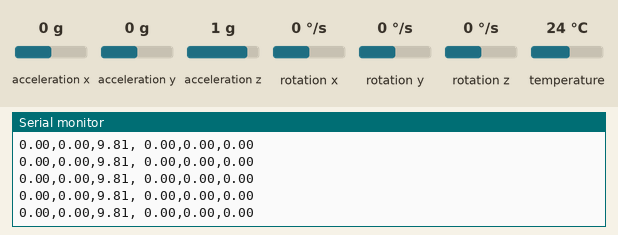
Bench run of a sketch on a simulated Arduino Leonardo, built with avr-gcc and run on an emulated ATmega32U4. Parts: the last lines printed to the serial monitor. The inputs (shaded band) are chosen by the test bench; at power-on: acceleration x 0 g, acceleration y 0 g, acceleration z 1 g, rotation x 0 °/s, rotation y 0 °/s, rotation z 0 °/s, temperature 24 °C.

Above: at 1.3 s.
1.4 s: acceleration x set to -1.4 g
At 2.0 s:
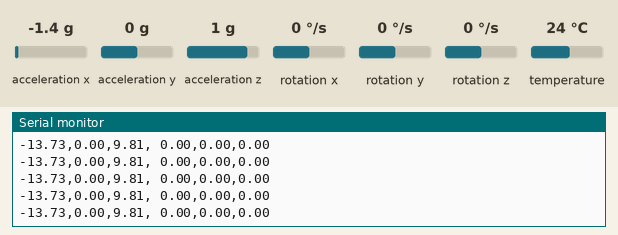
2.9 s: acceleration y set to -1.4 g
At 3.8 s:
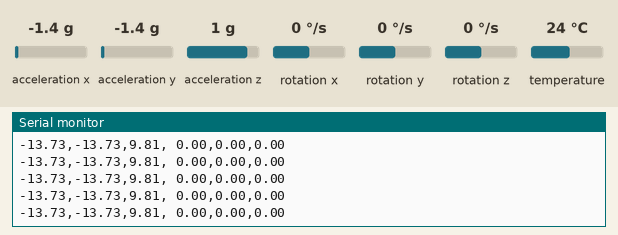
4.4 s: acceleration z set to 1.4 g
At 5.4 s:
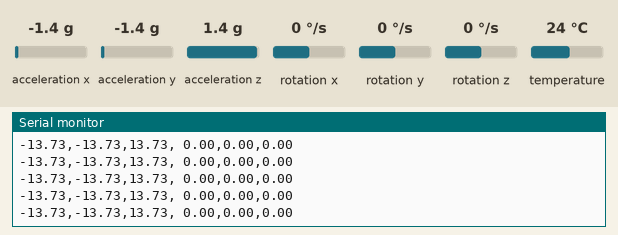
7.4 s: acceleration x set to -0.8 g
At 7.9 s:
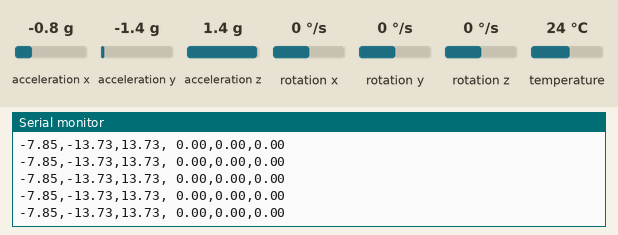
10.4 s: rotation x set to -192 °/s
At 11.1 s:
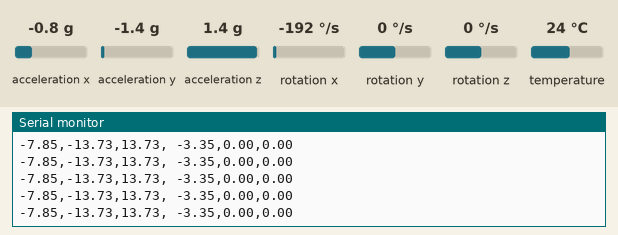
11.9 s: acceleration y set to 0 g
At 12.6 s:
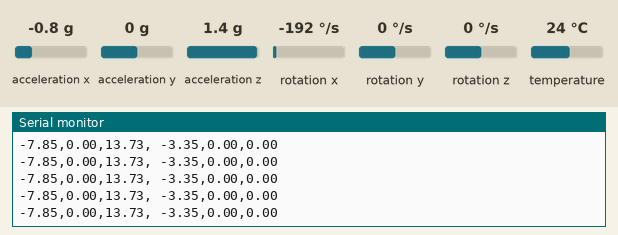
Timing chart, 0 to 14.9 s (numbered marks = the images above; inputs shaded):
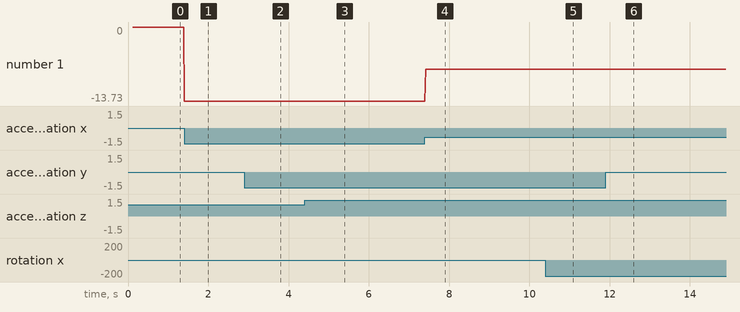

Measured:
- after the input at 1.4 s, the serial monitor: prints a new line at once (image 1)
- after the input at 2.9 s, the serial monitor: prints a new line at once (image 2)
- after the input at 4.4 s, the serial monitor: prints a new line at once (image 3)
- after the input at 7.4 s, the serial monitor: prints a new line at once (image 4)
- after the input at 10.4 s, the serial monitor: prints a new line at once (image 5)
- after the input at 11.9 s, the serial monitor: prints a new line at once (image 6)
- plotted number 1: 0 → -13.73 after the input at 1.4 s, -13.73 → -7.85 after the input at 7.4 s

The sketch:

plotter.ino
```cpp
// Basic demo for accelerometer readings from Adafruit MPU6050

#include <Adafruit_MPU6050.h>
#include <Adafruit_Sensor.h>
#include <Wire.h>

Adafruit_MPU6050 mpu;

void setup(void) {
  Serial.begin(115200);
  while (!Serial) {
    delay(10); // will pause Zero, Leonardo, etc until serial console opens
  }

  // Try to initialize!
  if (!mpu.begin()) {
    Serial.println("Failed to find MPU6050 chip");
    while (1) {
      delay(10);
    }
  }

  mpu.setAccelerometerRange(MPU6050_RANGE_16_G);
  mpu.setGyroRange(MPU6050_RANGE_250_DEG);
  mpu.setFilterBandwidth(MPU6050_BAND_21_HZ);
  Serial.println("");
  delay(100);
}

void loop() {
  /* Take a new reading */
  mpu.read();

  /* Get new sensor events with the readings */
  sensors_event_t a, g, temp;
  mpu.getEvent(&a, &g, &temp);

  /* Print out the values */
  Serial.print(a.acceleration.x);
  Serial.print(",");
  Serial.print(a.acceleration.y);
  Serial.print(",");
  Serial.print(a.acceleration.z);
  Serial.print(", ");
  Serial.print(g.gyro.x);
  Serial.print(",");
  Serial.print(g.gyro.y);
  Serial.print(",");
  Serial.print(g.gyro.z);
  Serial.println("");

  delay(10);
}
```
